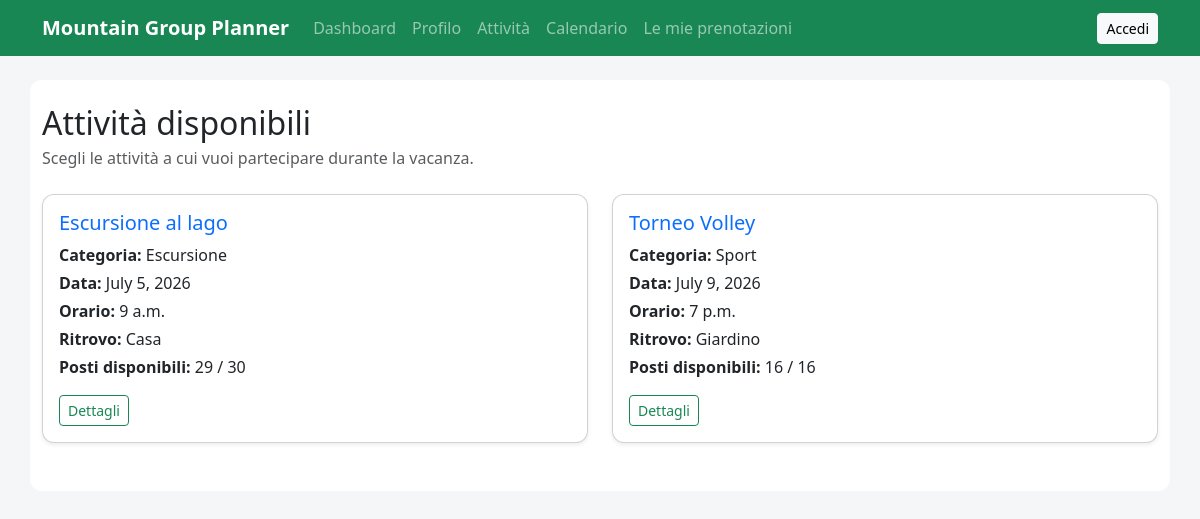
/activities/, run on an earlier commit of the app's database.
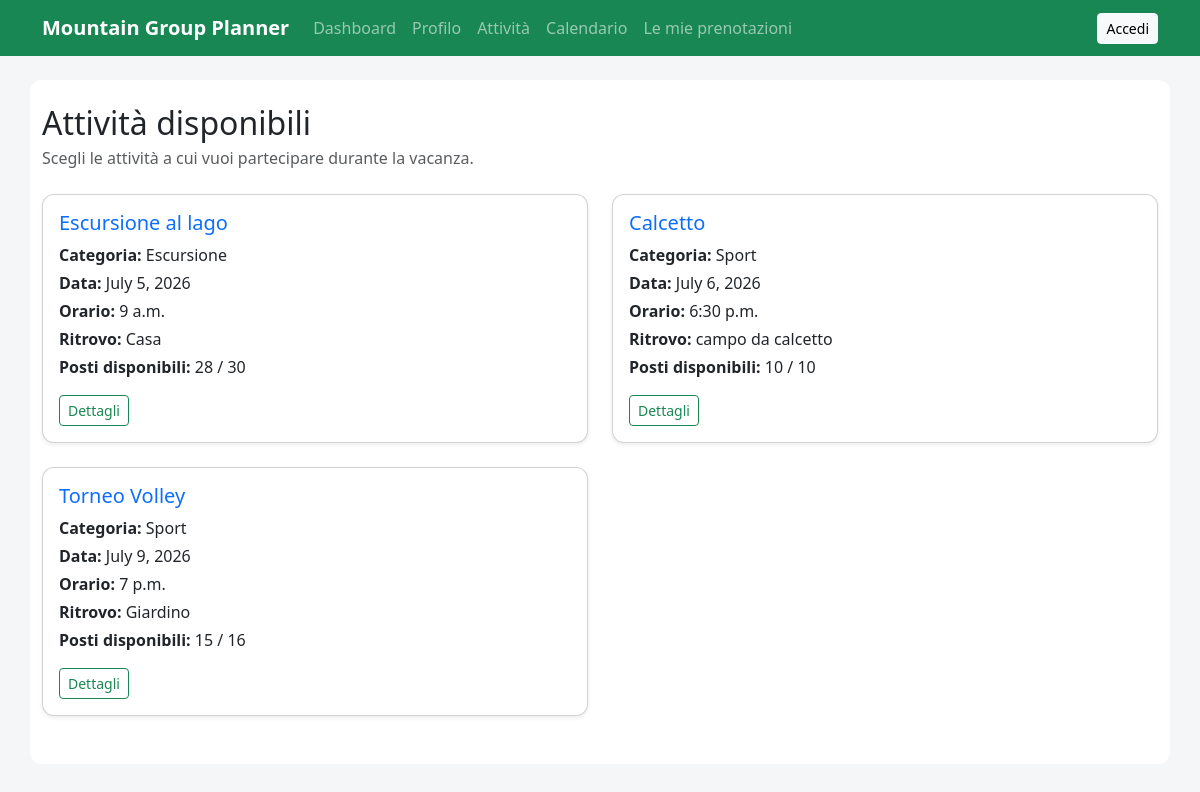
And on a later commit of the database.
### activities/models.py (models this page shows, shortened)
class Activity(models.Model):
    title = models.CharField(max_length=200)
    category = models.ForeignKey(
        Category,
        on_delete=models.SET_NULL,
        null=True,
        blank=True,
        related_name="activities"
    )
    description = models.TextField()
    date = models.DateField()
    start_time = models.TimeField()
    end_time = models.TimeField(blank=True, null=True)
    meeting_place = models.CharField(max_length=200)
    max_participants = models.PositiveIntegerField()
    what_to_bring = models.TextField(blank=True)
    created_by = models.ForeignKey(
        settings.AUTH_USER_MODEL,
        on_delete=models.CASCADE,
        related_name="created_activities"
    )
    created_at = models.DateTimeField(auto_now_add=True)
    updated_at = models.DateTimeField(auto_now=True)
    class Meta:
        verbose_name_plural = "Activities"
    @property
    def booked_count(self):
        return self.bookings.count()
    @property
    def available_spots(self):
        return self.max_participants - self.booked_count

class Category(models.Model):
    name = models.CharField(max_length=100, unique=True)
    description = models.TextField(blank=True)
    class Meta:
        verbose_name_plural = "Categories"
    def __str__(self):
        return self.name

### activities/views.py (the view)
# urls.py: path("", views.activity_list, name="activity_list"),
def activity_list(request):
    activities = Activity.objects.all().order_by("date", "start_time")
    context = {
        "activities": activities
    }
    return render(request, "activities/activity_list.html", context)

### templates/activities/activity_list.html (shortened to what this page needs)
{% extends "base.html" %}
{% block content %}
    <div class="d-flex justify-content-between align-items-center mb-4">
        <div>
            <h2 class="mb-1">Attività disponibili</h2>
            <p class="text-muted mb-0">Scegli le attività a cui vuoi partecipare durante la vacanza.</p>
        </div>
    </div>
    {% if activities %}
        <div class="row">
            {% for activity in activities %}
                <div class="col-md-6 mb-4">
                    <div class="card h-100 shadow-sm">
                        <div class="card-body">
                            <h3 class="card-title h5">
                                <a href="{% url 'activities:activity_detail' activity.pk %}" class="text-decoration-none">
                                    {{ activity.title }}
                                </a>
                            </h3>
                            <p class="mb-1">
                                <strong>Categoria:</strong> {{ activity.category }}
                            </p>
                            <p class="mb-1">
                                <strong>Data:</strong> {{ activity.date }}
                            </p>
                            <p class="mb-1">
                                <strong>Orario:</strong> {{ activity.start_time }}
                            </p>
                            <p class="mb-1">
                                <strong>Ritrovo:</strong> {{ activity.meeting_place }}
                            </p>
                            <p class="mb-3">
                                <strong>Posti disponibili:</strong>
                                {{ activity.available_spots }} / {{ activity.max_participants }}
                            </p>
                            <a href="{% url 'activities:activity_detail' activity.pk %}" class="btn btn-outline-success btn-sm">
                                Dettagli
                            </a>
                        </div>
                    </div>
                </div>
            {% endfor %}
        </div>
    {% else %}
        <div class="alert alert-warning">
            Non ci sono attività disponibili.
        </div>
    {% endif %}
{% endblock %}

What changed in the data, as far as the page shows it:
computed for Activity "Escursione al lago": available_spots "29" → "28"
added Activity: title "Calcetto", category "Sport", date "July 6, 2026", start_time "6:30 p.m.", meeting_place "campo da calcetto", available_spots "10", max_participants "10"
computed for Activity "Torneo Volley": available_spots "16" → "15"
